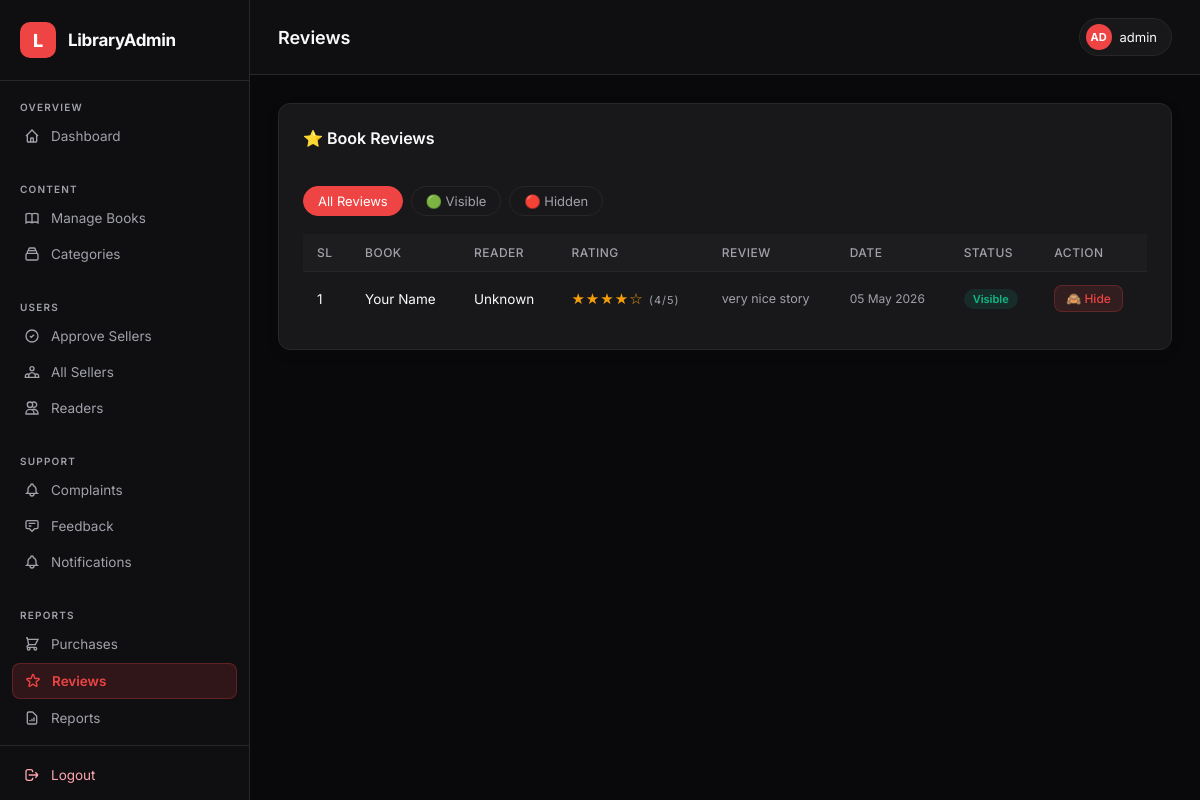
Screenshot of /admin/ViewReviews.php (signed in) with the database file from the repository.
### tables this page shows
CREATE TABLE IF NOT EXISTS `reviews` (
  `reviewid` int NOT NULL AUTO_INCREMENT,
  `bid` int NOT NULL,
  `userId` int NOT NULL,
  `rating` tinyint NOT NULL DEFAULT '5',
  `review_text` text NOT NULL,
  `review_date` datetime NOT NULL,
  `status` int NOT NULL DEFAULT '1',
  PRIMARY KEY (`reviewid`)
);

CREATE TABLE IF NOT EXISTS `books` (
  `bid` int NOT NULL AUTO_INCREMENT,
  `bname` varchar(50) NOT NULL,
  `AuthorName` varchar(20) NOT NULL,
  `description` text NOT NULL,
  `cid` int NOT NULL,
  `CoverImage` varchar(255) NOT NULL,
  `story` text NOT NULL,
  `is_paid` varchar(10) NOT NULL,
  `price` int NOT NULL,
  `AddedDate` date NOT NULL,
  `status` int NOT NULL DEFAULT '1',
  PRIMARY KEY (`bid`)
);

### admin/ViewReviews.php (the view, shortened to what this page needs)
<?php
include("header.php");
include("dbcon.php");
$filter = isset($_GET['filter']) ? $_GET['filter'] : 'all';
$where  = ($filter === 'visible') ? 'rv.status=1'
        : (($filter === 'hidden') ? 'rv.status=0' : '1');
?>
<div class="section">
    <div style="display:flex;justify-content:space-between;align-items:center;margin-bottom:18px;">
        <h2>⭐ Book Reviews</h2>
    </div>
    <div class="filter-bar">
        <a href="ViewReviews.php"               class="<?= $filter=='all'?'active':'' ?>">All Reviews</a>
        <a href="ViewReviews.php?filter=visible" class="<?= $filter=='visible'?'active':'' ?>">🟢 Visible</a>
        <a href="ViewReviews.php?filter=hidden"  class="<?= $filter=='hidden'?'active':'' ?>">🔴 Hidden</a>
    </div>
    <div class="table-wrap">
        <table>
            <tr>
                <th>Sl</th>
                <th>Book</th>
                <th>Reader</th>
                <th>Rating</th>
                <th>Review</th>
                <th>Date</th>
                <th>Status</th>
                <th>Action</th>
            </tr>
            <?php
            $sql = "SELECT rv.reviewid, b.bname, r.username,
                           rv.rating, rv.review_text, rv.review_date, rv.status
                    FROM reviews rv
                    LEFT JOIN books b              ON rv.bid    = b.bid
                    LEFT JOIN readerregistration r ON rv.userId = r.userId
                    WHERE $where ORDER BY rv.review_date DESC";
            $result = $conn->query($sql);
            $i = 1;
            while ($row = $result->fetch_assoc()):
                $stars = str_repeat('★', $row['rating']) . str_repeat('☆', 5 - $row['rating']);
            ?>
            <tr>
                <td><?= $i++ ?></td>
                <td><?= htmlspecialchars($row['bname'] ?? 'Unknown') ?></td>
                <td><?= htmlspecialchars($row['username'] ?? 'Unknown') ?></td>
                <td style="color:#f59e0b;font-size:15px;letter-spacing:1px;"><?= $stars ?> <span style="font-size:11px;color:var(--text-muted);">(<?= $row['rating'] ?>/5)</span></td>
                <td style="max-width:260px;font-size:12.5px;color:var(--text-muted);">
                    <?= htmlspecialchars(substr($row['review_text'], 0, 100)) ?><?= strlen($row['review_text']) > 100 ? '...' : '' ?>
                </td>
                <td style="font-size:12px;color:var(--text-muted);"><?= date('d M Y', strtotime($row['review_date'])) ?></td>
                <td>
                    <?php if ($row['status'] == 1): ?>
                        <span class="badge badge-active">Visible</span>
                    <?php else: ?>
                        <span class="badge badge-banned">Hidden</span>
                    <?php endif; ?>
                </td>
                <td>
                    <?php if ($row['status'] == 1): ?>
                        <a href="HideReview.php?id=<?= $row['reviewid'] ?>" class="btn btn-danger btn-sm"
                           onclick="return confirm('Hide this review?')">🙈 Hide</a>
                    <?php else: ?>
                        <a href="ShowReview.php?id=<?= $row['reviewid'] ?>" class="btn btn-success btn-sm">👁️ Show</a>
                    <?php endif; ?>
                </td>
            </tr>
            <?php endwhile; ?>
        </table>
    </div>
</div>
<?php include("footer.php"); ?>

### admin/header.php (style rules this page uses)
:root { --bg: #09090b; --sidebar: #0f0f12; --sidebar-w: 250px; --card: #18181b; --accent: #ef4444; --accent-h: #dc2626; --accent-glow: rgba(239,68,68,0.15); --text-main: #fafafa; --text-muted: #a1a1aa; --border: #27272a; --success: #10b981; --warning: #f59e0b; --danger: #ef4444; --info: #3b82f6; }
*, *::before, *::after { margin:0; padding:0; box-sizing:border-box; }
body { font-family: 'Inter', sans-serif; background: var(--bg); color: var(--text-main); display: flex; min-height: 100vh; }
.section { background: var(--card); border: 1px solid var(--border); border-radius: 12px; padding: 24px; margin-bottom: 24px; box-shadow: 0 4px 12px rgba(0,0,0,0.15); }
.section h2 { font-size: 16px; font-weight: 600; margin-bottom: 20px; color: var(--text-main); }
.table-wrap { overflow-x: auto; }
table { width: 100%; border-collapse: collapse; font-size: 13.5px; }
table th { text-align: left; padding: 11px 14px; color: var(--text-muted); font-weight: 500; font-size: 12px; border-bottom: 1px solid var(--border); background: rgba(255,255,255,0.02); text-transform: uppercase; letter-spacing: 0.5px; }
table td { padding: 13px 14px; border-bottom: 1px solid var(--border); color: var(--text-main); }
table tr:last-child td { border-bottom: none; }
.badge { display: inline-block; padding: 3px 9px; border-radius: 20px; font-size: 11px; font-weight: 600; }
.badge-active { background: rgba(16,185,129,0.12); color: #10b981; }
.btn { display: inline-flex; align-items: center; gap: 6px; padding: 8px 16px; border-radius: 8px; font-size: 13px; font-weight: 500; cursor: pointer; border: none; text-decoration: none; transition: all 0.18s; }
.btn-danger { background: rgba(239,68,68,0.12); color: #ef4444; border: 1px solid rgba(239,68,68,0.25); }
.btn-sm { padding: 5px 11px; font-size: 12px; }
.filter-bar { display:flex; flex-wrap:wrap; gap:8px; margin-bottom:18px; }
.filter-bar a { padding: 6px 14px; border-radius: 20px; font-size: 13px; text-decoration: none; color: var(--text-muted); background: var(--card); border: 1px solid var(--border); transition: all 0.18s; }
.filter-bar a:hover, .filter-bar a.active { background: var(--accent); color: #fff; border-color: var(--accent); }

### rows the page displays
reviews: bid.bname "Your Name", username "Unknown", rating "★★★★☆", rating "4", review_text "very nice story", review_date "05 May 2026", status "Visible"

### other values shown
$titles[$currentPage] "Reviews"
$initials "AD"
$adminName "admin"
